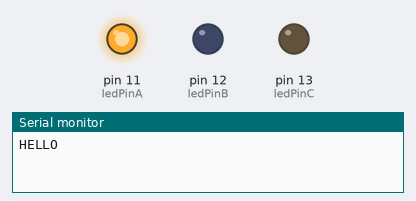
Recording of a sketch running on a simulated Arduino Uno, built with avr-gcc and run on an emulated ATmega328P. Parts: output pins drawn as LEDs (lit = HIGH), the last lines printed to the serial monitor.

Above: at 0.1 s.
At 0.5 s:
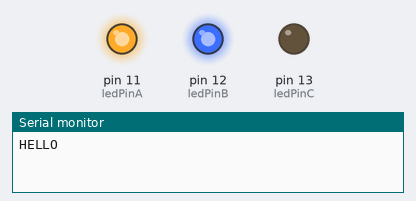
At 0.7 s:
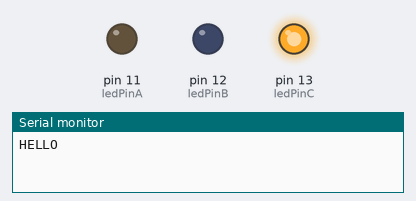
At 1.3 s:
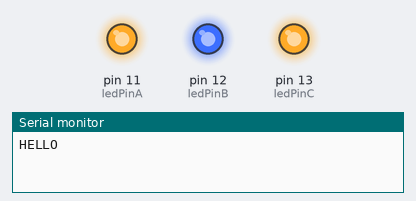
At 2.3 s:
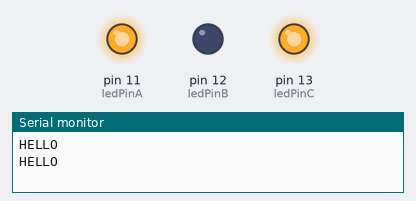
At 3.1 s:
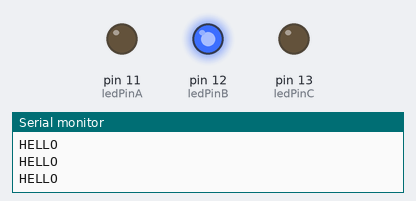
Timing chart, 0 to 3.4 s (numbered marks = the images above):
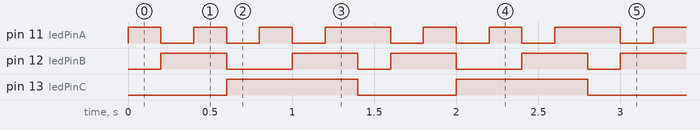

The sketch:

sketch_led.ino
```cpp
// test out our LEDs

#define ledPinA 11
#define ledPinB 12
#define ledPinC 13


void setup()
{
  Serial.begin(9600);
  pinMode(ledPinA, OUTPUT);
  pinMode(ledPinB, OUTPUT);
  pinMode(ledPinC, OUTPUT);

}

void loop()
{
//  digitalWrite(ledPinA, HIGH);
//  digitalWrite(ledPinB, HIGH);
//  digitalWrite(ledPinC, HIGH);
  Serial.println("HELLO");

  int x;
 for(x=1; x<= 7; x++)
 {
   digitalWrite(ledPinC, x & 4 );   // sets the LED on
   digitalWrite(ledPinB, x & 2 );   // sets the LED on
   digitalWrite(ledPinA, x & 1);   // sets the LED on

   delay(200);
 }

}
```

Measured:
- by itself, pin 11 (ledPinA): repeats every 1.4 s: 2 × (LOW 0.20 s, HIGH 0.20 s), LOW 0.20 s, HIGH 0.40 s
- by itself, pin 12 (ledPinB): repeats every 1.4 s: LOW 0.40 s, HIGH 0.40 s, LOW 0.20 s, HIGH 0.40 s
- by itself, pin 13 (ledPinC): alternates HIGH for 0.80 s and LOW for 0.60 s
